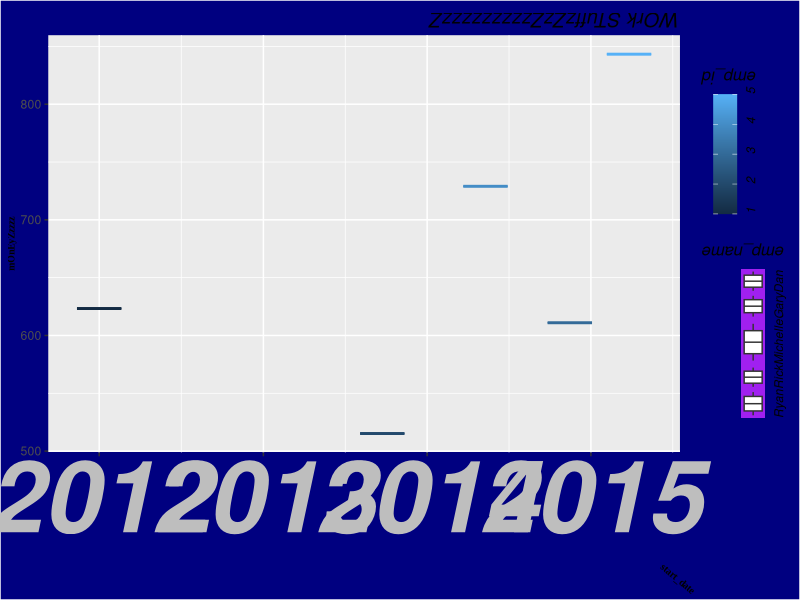

Write the R code that produced this figure.
library(tidyverse)

emp.data <- data.frame(
  emp_id = c (1:5), 
  emp_name = c("Rick","Dan","Michelle","Ryan","Gary"),
  mOnEyZzzzz = c(623.3,515.2,611.0,729.0,843.25), 
  
  start_date = as.Date(c("2012-01-01", "2013-09-23", "2014-11-15", "2014-05-11",
                         "2015-03-27")),
  stringsAsFactors = FALSE)

 ggplot(emp.data,aes(x=start_date, y=mOnEyZzzzz,shape=emp_name,color=emp_id))+
  geom_boxplot()+
   labs(title = "WOrk STuffzZzZzzzzzzzzzZ")+
   theme(axis.text.x = element_text(face = "bold.italic",
                                    size = 72,
                                    color="gray"),
         plot.background = element_rect(fill = "navy"),
         axis.title = element_text(size = 7,face="bold",angle = 320,family="Times New Roman"),
         title=element_text(face="italic",angle=180,size=12),
         legend.text = element_text(angle=90,face="italic"),
         legend.key = element_rect(fill="purple"),
         legend.background = element_rect(fill="navy"))
  

 